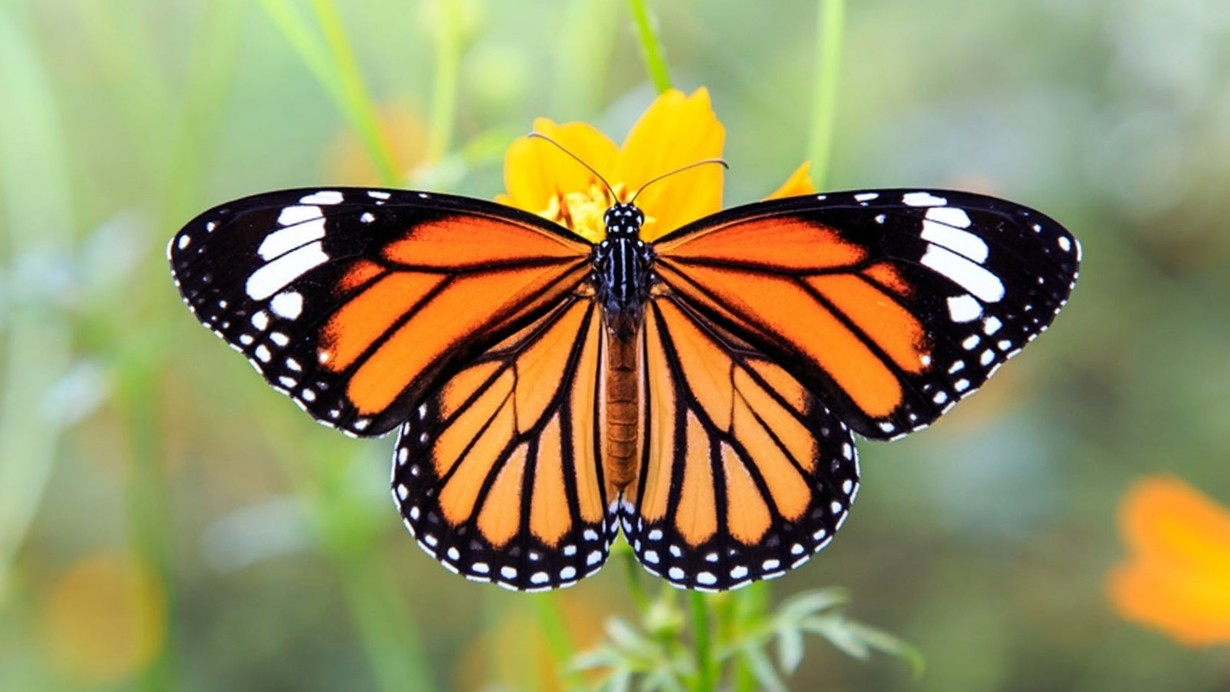
#> input picture photos/butterfly.jpg, 1230 x 692 px
$ jupyter execute 'image_convolution (5).ipynb'
#> lines starting #> are read from the running program, lines starting #| are printed output that depends on the picture
# Image Convolution

An image in Open CV is simply a matrix. As we learned in our schools it has a width of N and a height of M, so it is known as a 2 dimension n x m matrix. But, in an RGB image we have an additional dimension for the color depth. This additional dimension contains the Red, Green and Blue values for a particular pixel.

The word Convolution is simply a mathematical term, that is basically used with matrices. Since, an image is also a matrix we can use convolution to change some of the characteristics of an image. And that is how Image Convolution comes into the picture.

Image Convolution means changing the matrix of an image with another matrix. The other matrix that we use is called Kernel, Convolution matrix, or mask.

A Kernel is nothing but a small matrix compared to an image matrix. We can have variations of the same image by applying the Image Convolution on an image. For an example, we can blur an image, we can detect the edges in an image and we could even do color detections as well.

<h3> Click <a href="https://www.youtube.com/watch?v=YgtModJ-4cw&t=325s">here</a> or <a href="https://www.youtube.com/watch?v=B-M5q51U8SM&t=545s">here</a> to learn more about image convolution </h3>

<h3> And also do not forget to read the <a href="https://en.wikipedia.org/wiki/Kernel_(image_processing)">wikipedia page</a> for image kernals </h3>

[cell 1]
#to begin let's import the necessary libraries.
import cv2 as cv
import matplotlib.pyplot as plt
import numpy as np

plt.rcParams['figure.dpi'] = 200 #resize image on jupyter notebook

#let's create a function for showing 2 images
def showTwoImages(image1, image2, title1, title2):
    fig, (ax1, ax2) = plt.subplots(1,2)

    ax1.set_title(title1, size=8)
    ax2.set_title(title2, size=8)

    ax1.tick_params(axis='both', labelsize=4) #here i change size of the x and y ticks of ax1
    ax2.tick_params(axis='both', labelsize=4) #here i change size of the x and y ticks of ax2

    ax1.imshow(image1)
    ax2.imshow(image2)

#this function will help us to show a single image
def showOneImage(image, title):
    plt.imshow(image)
    plt.title(title)
    plt.show()


#let's read our image
image_butterfly = cv.cvtColor(cv.imread('photos/butterfly.jpg'), cv.COLOR_BGR2RGB)


showOneImage(image_butterfly, "Original")

<b> Before further going, I recommend you to give a glance at Wikipedia page for Image Convolution. Because most of the things that we are going to talk about now are based on Wikipedia.</b>

As we discussed earlier, Image Convolution is a simple mathematical procedure that we can use to find features of an image. The most important thing in Image Convolution is the Kernel. Because the result that you will get after the image convolution can be vary with the shape and the values of the kernel that you used. Choosing the values for the kernel is critical. Fortunately, We have some pre-built functions to do the most common things with images. If you visit the Wikipedia page, you will find few of the kernels that can be used for different outcomes.

[cell 2]
#let's start with the basic one

#a kernel is nothing but a small matrix, so let's create a small matrix of 3 x 3
kernel = np.array([
    [0,0,0],
    [0,1,0],
    [0,0,0]
])
#this kernel is called as Identity kernel, because it does nothing and return the same image after the convolution.
#so it is identical to the original

#now, let's apply this kernel to our image

"""

    filter2D function takes mainly 3 parameters
    1.) the source image
    2.) ddepth => this is actually the type of the data in the array, -1 means take the same of the original
                  For now, just use -1, because most of the time we do not change the data type. If it is needed
                  to change the data type, then we will dig deeper into this.
    3.) kerel

"""
identity = cv.filter2D(image_butterfly,-1,kernel)

showTwoImages(image_butterfly, identity, "Original", "Result")
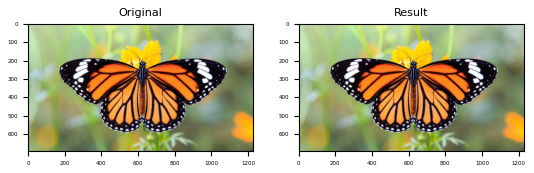
#> figure drawn by matplotlib, 2 panels

<b>Ok great, we applied a kernel but the result was same. And that is because the kernel we used does nothing it is an identity kernel. So, let's try a different kernel this time.

[cell 3]
#this kernel is used for edge detection
kernel = np.array([[-1,-1,-1],[-1,8,-1],[-1,-1,-1]])


#now, let's apply this kernel to our image
edged_image = cv.filter2D(image_butterfly,-1,kernel)
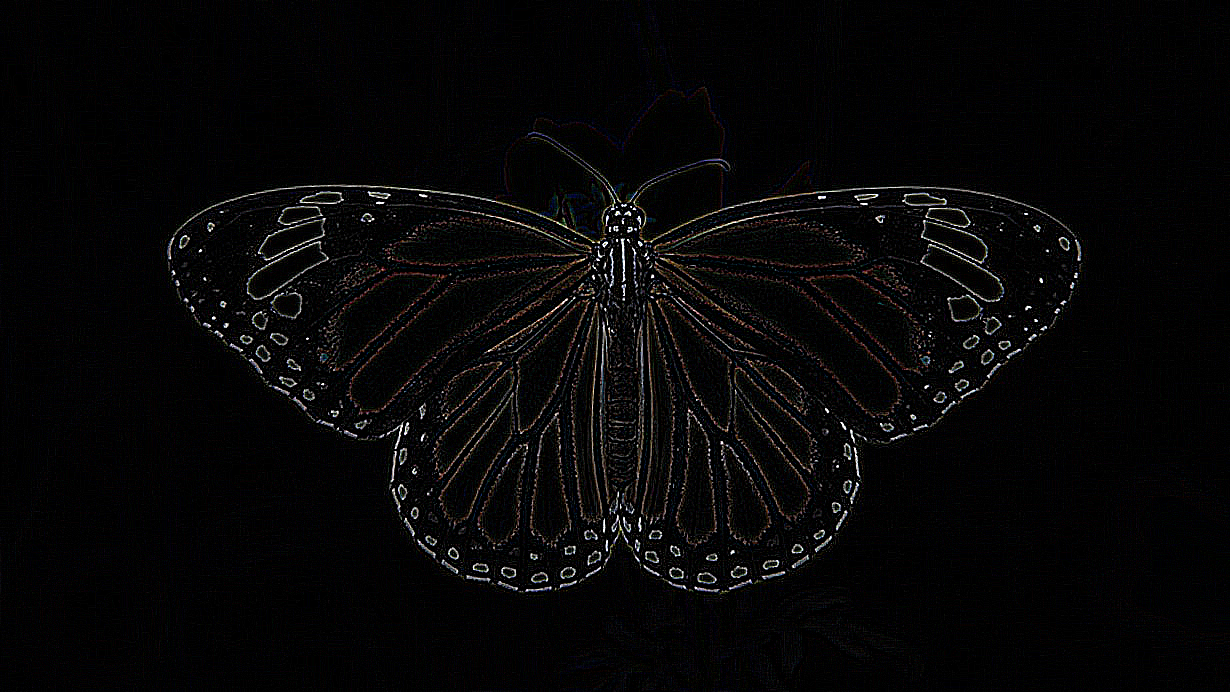
#> edged_image: shape (692, 1230, 3); mean R, G, B 7.1, 6.7, 7


showTwoImages(image_butterfly, edged_image, "Original", "Result")
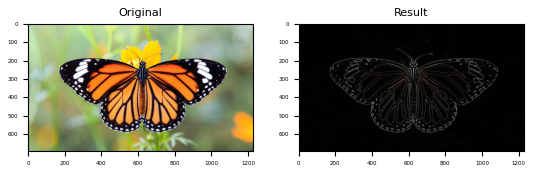
#> figure drawn by matplotlib, 2 panels

<b>Let's try one more kernel

[cell 4]
#this kernel is used for bluring -> remember we have to devide it by 9 at the end
kernel = np.array([[1,1,1],[1,1,1],[1,1,1]])/9 #this is similar to np.ones((3,3), np.float32) / 9


#now, let's apply this kernel to our image
blured_image = cv.filter2D(image_butterfly,-1,kernel)

showTwoImages(image_butterfly, blured_image, "Original", "Result")

#as you can see below, the resulting image is blured but it is hard to see, so let's increment our kernel size

[cell 5]
kernel = np.array(np.ones((20,20), np.float32))/400


#now, let's apply this kernel to our image
blured_image = cv.filter2D(image_butterfly,-1,kernel)
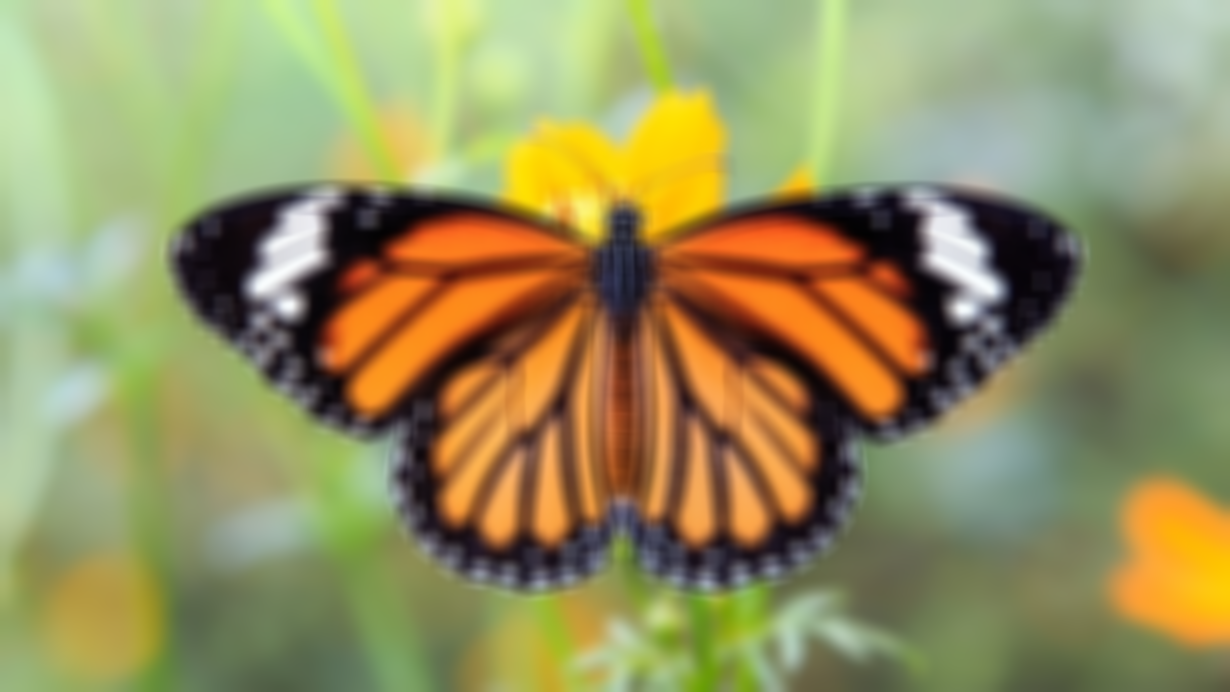
#> blured_image: shape (692, 1230, 3); mean R, G, B 149, 144.5, 95

showTwoImages(image_butterfly, blured_image, "Original", "Result")

#now, it is pretty obvious, how the blured effect is gonna be applied to the result

$ run again, with photos/dog.jpg copied over photos/butterfly.jpg
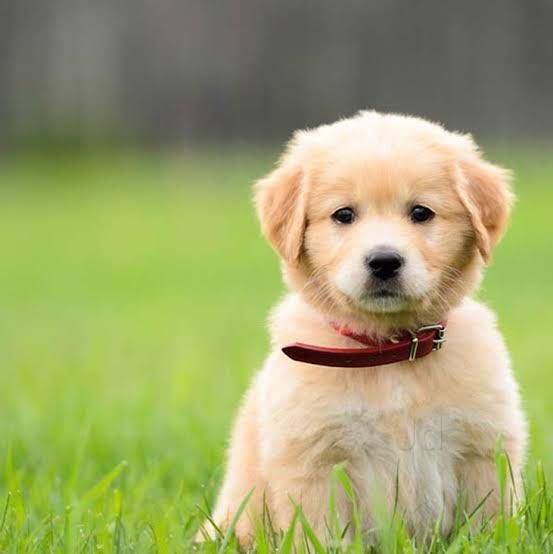
#> input picture photos/dog.jpg, 553 x 554 px
#> `edged_image = cv.filter2D(image_butterfly,-1,kernel)`:
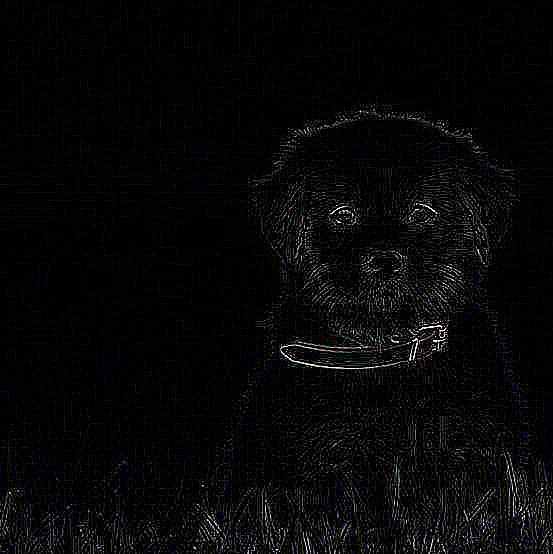
#> edged_image: shape (554, 553, 3); mean R, G, B 7, 6.9, 7.5
#> `blured_image = cv.filter2D(image_butterfly,-1,kernel)`:
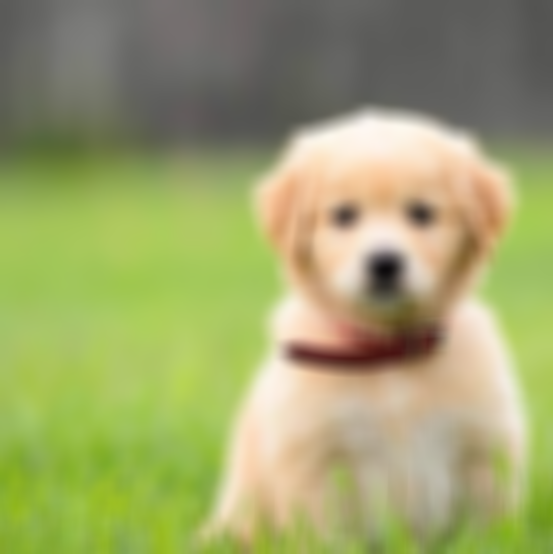
#> blured_image: shape (554, 553, 3); mean R, G, B 157.5, 162.6, 107.8
